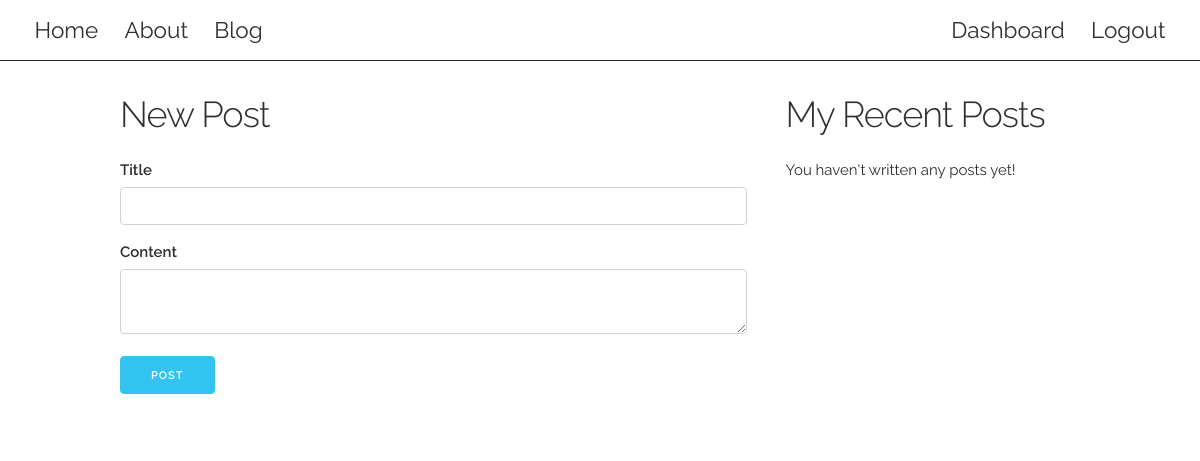
The page /admin/post/new (signed in) on the database as committed earlier.
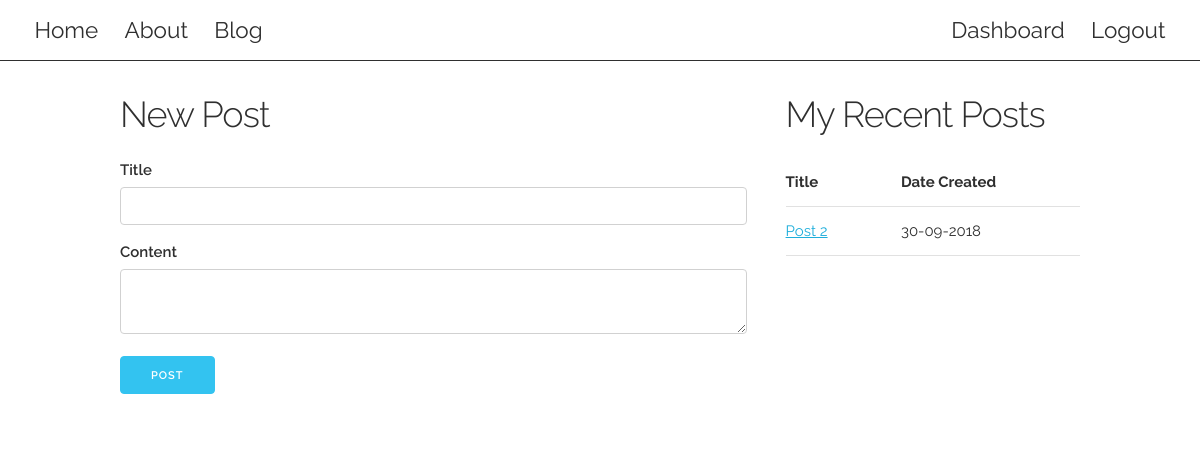
The same page on the database as committed later.
### webapp/models.py (models this page shows, shortened)
class Post(db.Model):
  id = db.Column(db.Integer, primary_key=True)
  title = db.Column(db.String(100), nullable=False)
  date_posted = db.Column(db.DateTime, nullable=False, default=datetime.utcnow)
  content = db.Column(db.Text, nullable=False)
  user_id = db.Column(db.Integer, db.ForeignKey('user.id'), nullable=False)

### webapp/views.py (the view, shortened to what this page needs)
@app.route("/admin/post/new", methods=['GET', 'POST'])
@is_logged_in
def new_post():
  form = PostForm()
  posts = Post.query.filter_by(user_id=session['username']).all()
  return render_template('post-cu.html', title="New Post", form=form, posts=posts)

### webapp/forms.py
class PostForm(FlaskForm):
  title = StringField('Title', validators = [DataRequired()])
  content = TextAreaField('Content', validators = [DataRequired()])
  submit = SubmitField('Post')

### webapp/views.py (called while the page is built)
def is_logged_in(f):
  @wraps(f)
  def wrap(*args, **kwargs):
    if 'logged_in' in session:
      return f(*args, **kwargs)
    else:
      flash('Unauthorized, please login', 'error')
      return redirect(url_for('login'))
  return wrap

### webapp/templates/post-cu.html (shortened to what this page needs)
{% extends 'sidebar-page.html' %}
{% block main %}
<h3>{{ title }}</h3>
<form method="POST" action="">
  <div>
    {{ form.title.label }}
    {{ form.title(class_="u-full-width") }}
  </div>
  <div>
    {{ form.content.label }}
    {{ form.content(class_="u-full-width") }}
  </div>
  <div>
    {{ form.submit(class_="button-primary") }}
  </div>
</form>
{% endblock main %}
{% block sidebar %}
  <h3>My Recent Posts</h3>
  {% if posts %}
  <table class="u-full-width">
    <thead>
      <tr>
        <th>Title</th>
        <th>Date Created</th>
      </tr>
    </thead>
    <tbody>
      {% for post in posts %}
      <tr>
        <td><a href="{{ url_for('post', post_id=post.id) }}">{{ post.title }}</a></td>
        <td>{{ post.date_posted.strftime('%d-%m-%Y') }}</td>
      </tr>
      {% endfor %}
    </tbody>
  </table>
  {% else %}
    <p>You haven't written any posts yet!</p>
  {% endif %}
{% endblock sidebar %}

Rows that differ between the two databases and show on the page:
added Post: title "Post 2", date_posted "30-09-2018"
Other text that changed with them:
text no longer shown: "You haven't written any posts yet!"
text now shown: "Title Date Created"
